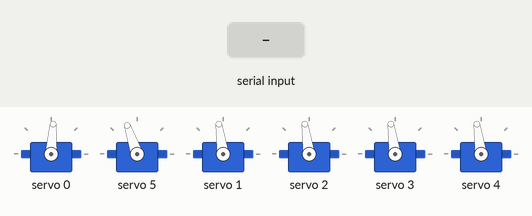
The sketch below on a simulated Arduino Uno, built with avr-gcc and run on an emulated ATmega328P. On the bench: 6 × servo. The inputs (shaded band) are chosen by the test bench. What the sketch prints to the serial monitor is not drawn.

Above: at 1.2 s.
1.3 s: "90,45\n" received over Serial
At 2.7 s:
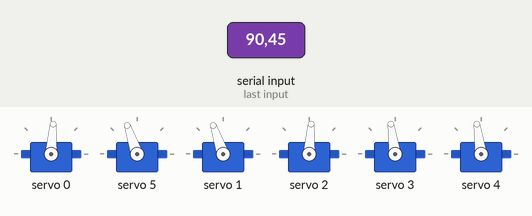
4.3 s: "30,150\n" received over Serial
At 5.0 s:
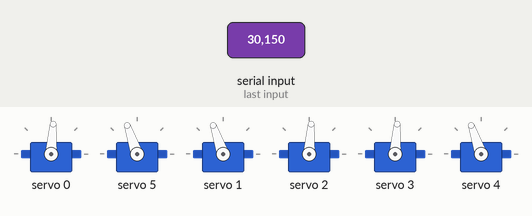
7.3 s: "90\n" received over Serial
At 9.5 s:
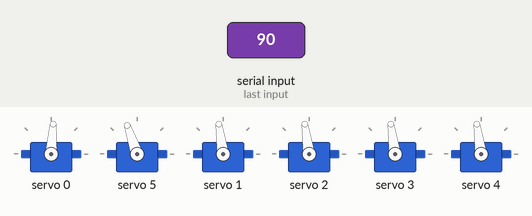
9.8 s: "200\n" received over Serial
At 11.9 s:
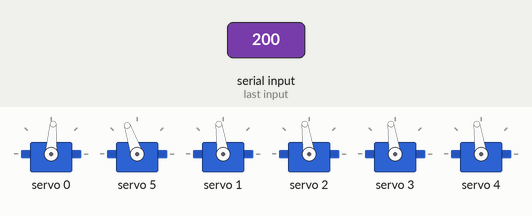
12.3 s: "1,90,45\n" received over Serial
At 14.0 s:
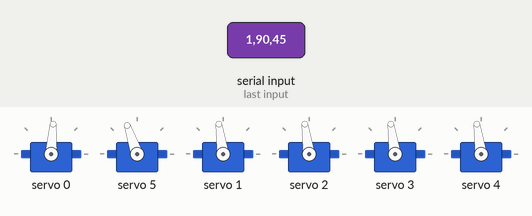
14.8 s: "1,90\n" received over Serial
At 18.2 s:
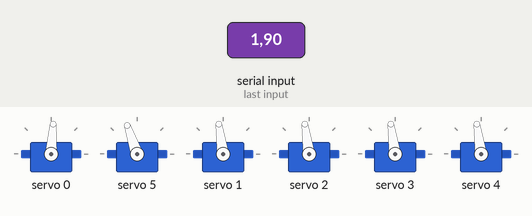
Timing chart, 0 to 18.8 s (numbered marks = the images above; inputs shaded):
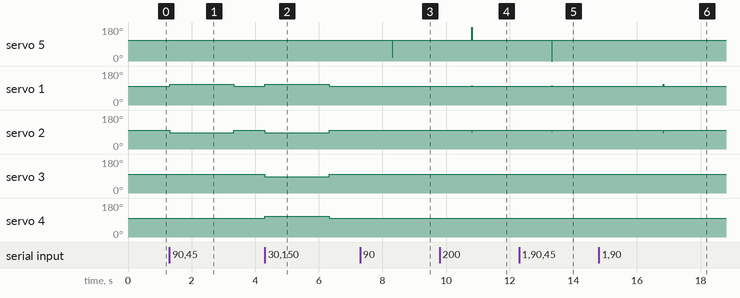

The sketch:

control_10.ino
```cpp
#include <Wire.h>
#include <Adafruit_PWMServoDriver.h>

// Khởi tạo PCA9685 tại địa chỉ mặc định (0x40)
Adafruit_PWMServoDriver pwm = Adafruit_PWMServoDriver(0x40);

#define SERVOMIN  150  // Xung tối thiểu (servo về 0 độ)
#define SERVOMAX  635  // Xung tối đa (servo về 180 độ)
#define NEUTRAL   381  // Vị trí trung lập của servo
#define OFFSET0   30   // Offset cho servo 0
#define OFFSET5   30   // Offset cho servo 5

const int x0 = 320;
const int y0 = 240;
const int maxVector = 275;
const int maxServoDiff = 50;

int lastX = -1; // Lưu trữ giá trị x trước đó
int lastY = -1; // Lưu trữ giá trị y trước đó

void setup() {
  Serial.begin(1000000);
  Serial.println("6-Servo Test!");

  pwm.begin();
  pwm.setPWMFreq(60);  // Tần số PWM 60 Hz

  delay(10);
}

void loop() {
  // Thiết lập vị trí trung lập của các servo
  int servo0 = NEUTRAL - OFFSET0;
  int servo1 = NEUTRAL;
  int servo2 = NEUTRAL;
  int servo3 = NEUTRAL;
  int servo4 = NEUTRAL;
  int servo5 = NEUTRAL + OFFSET5;

  // Kiểm tra xem có tín hiệu x và y từ Serial hay không
  if (Serial.available() > 0) {
    int x = Serial.parseInt();
    int y = Serial.parseInt();

    // Nếu x và y không thay đổi, bỏ qua quá trình tính toán và điều khiển servo
    if (x == lastX && y == lastY) {
      delay(10);  // Chờ 10ms trước khi tiếp tục lặp lại
      return;
    }

    // Cập nhật giá trị x và y hiện tại cho lần lặp sau
    lastX = x;
    lastY = y;

    // Tính toán tọa độ cho hai vector phụ
    int deltaX = x - x0;
    int deltaY = y - y0;
    float vectorMagnitude = sqrt(sq(deltaX) + sq(deltaY));

    // Tính toán tọa độ cho hai vector phụ
    int x1 = x;
    int y1 = y0;  // y1 = 240
    int x2 = x0;  // x2 = 320
    int y2 = y;

    // Tính độ lớn của vector 1 và vector 2
    float vector1Magnitude = sqrt(sq(x - x1) + sq(y - y1));
    float vector2Magnitude = sqrt(sq(x - x2) + sq(y - y2));

    // Tính góc nghiêng dựa trên tọa độ x và y
    float theta = atan2(deltaY, deltaX); // Sử dụng atan2 để xử lý các góc ngoài khoảng [-π, π]
    float thetadegree = theta * (180 / PI);
    float servoangle_y = -thetadegree * (180 / 15);

    // Tính giá trị điều khiển cho servo 0 và 5
    int servo0SignalUp = NEUTRAL - OFFSET0 - (servoangle_y * (SERVOMAX - SERVOMIN) / 180);
    int servo5SignalUp = NEUTRAL + OFFSET5 + (servoangle_y * (SERVOMAX - SERVOMIN) / 180);

    int servo0SignalDown = NEUTRAL - OFFSET0 + (servoangle_y * (SERVOMAX - SERVOMIN) / 180);
    int servo5SignalDown = NEUTRAL + OFFSET5 - (servoangle_y * (SERVOMAX - SERVOMIN) / 180);

    int servoDiff = map(vectorMagnitude, maxVector, 0, maxServoDiff, 0);

    // Cập nhật các giá trị servo theo điều kiện
    if (x >= 260 && x <= 390) {
      if (y < 215) {
        servo0 = servo0SignalDown;
        servo5 = servo5SignalDown;
      } else if (y > 280) {
        servo0 = servo0SignalUp;
        servo5 = servo5SignalUp;
      }
    } else if (x < 260 && y <= y0) {  // Nếu x < 260 và y <= 240
      if (vector1Magnitude < vector2Magnitude) {
        servo1 = NEUTRAL + servoDiff;
        servo2 = NEUTRAL - servoDiff;
        servo3 = NEUTRAL - servoDiff;
        servo4 = NEUTRAL + servoDiff;
      } else {
        servo0 = servo0SignalDown;
        servo5 = servo5SignalDown;
        servo1 = NEUTRAL + servoDiff;
        servo2 = NEUTRAL - servoDiff;
      }
    } else if (x > 390 && y <= y0) {  // Nếu x > 390 và y <= 240
      if (vector1Magnitude < vector2Magnitude) {
        servo3 = NEUTRAL + servoDiff;
        servo4 = NEUTRAL - servoDiff;
        servo1 = NEUTRAL - servoDiff;
        servo2 = NEUTRAL + servoDiff;
      } else {
        servo0 = servo0SignalDown;
        servo5 = servo5SignalDown;
        servo3 = NEUTRAL + servoDiff;
        servo4 = NEUTRAL - servoDiff;
      }
    } else if (x < 260 && y > y0) {  // Nếu x < 260 và y > 240
      if (vector1Magnitude < vector2Magnitude) {
        servo1 = NEUTRAL + servoDiff;
        servo2 = NEUTRAL - servoDiff;
        servo3 = NEUTRAL - servoDiff;
        servo4 = NEUTRAL + servoDiff;
      } else {
        servo0 = servo0SignalUp;
        servo5 = servo5SignalUp;
        servo1 = NEUTRAL + servoDiff;
        servo2 = NEUTRAL - servoDiff;
      }
    } else if (x > 390 && y > y0) {  // Nếu x > 390 và y > 240
      if (vector1Magnitude < vector2Magnitude) {
        servo3 = NEUTRAL + servoDiff;
        servo4 = NEUTRAL - servoDiff;
        servo1 = NEUTRAL - servoDiff;
        servo2 = NEUTRAL + servoDiff;
      } else {
        servo0 = servo0SignalUp;
        servo5 = servo5SignalUp;
        servo3 = NEUTRAL + servoDiff;
        servo4 = NEUTRAL - servoDiff;
      }
    }
  }

  // Điều khiển các cặp servo
  pwm.setPWM(0, 0, servo0);
  pwm.setPWM(5, 0, servo5);
  pwm.setPWM(1, 0, servo1);
  pwm.setPWM(2, 0, servo2);
  pwm.setPWM(3, 0, servo3);
  pwm.setPWM(4, 0, servo4);

  delay(10);  // Chờ 10ms trước khi tiếp tục lặp lại
}
```

Measured:
- after the input at 1.3 s, servo 1: 98° → 109° at once, → 98° 2.0 s later; servo 2: 98° → 86° at once, → 98° 2.0 s later
- after the input at 4.3 s, servo 1, servo 4: 98° → 109° at once, → 98° 2.0 s later; servo 2, servo 3: 98° → 86° at once, → 98° 2.0 s later
- after the input at 7.3 s, servo 5: 109° → 19° after 1.0 s, → 109° 0.01 s later
- after the input at 9.8 s, servo 5: 109° → 180° after 1.0 s, → 109° 0.01 s later; servo 1: 98° → 103° after 1.0 s, → 98° 0.01 s later; servo 2: 98° → 92° after 1.0 s, → 98° 0.01 s later
- after the input at 12.3 s, servo 5: 109° → 0° after 1.0 s, → 109° 0.01 s later; servo 1: 98° → 101° after 1.0 s, → 98° 0.01 s later; servo 2: 98° → 94° after 1.0 s, → 98° 0.01 s later
- after the input at 14.8 s, servo 1: 98° → 110° after 2.0 s, → 98° 0.01 s later; servo 2: 98° → 85° after 2.0 s, → 98° 0.01 s later
